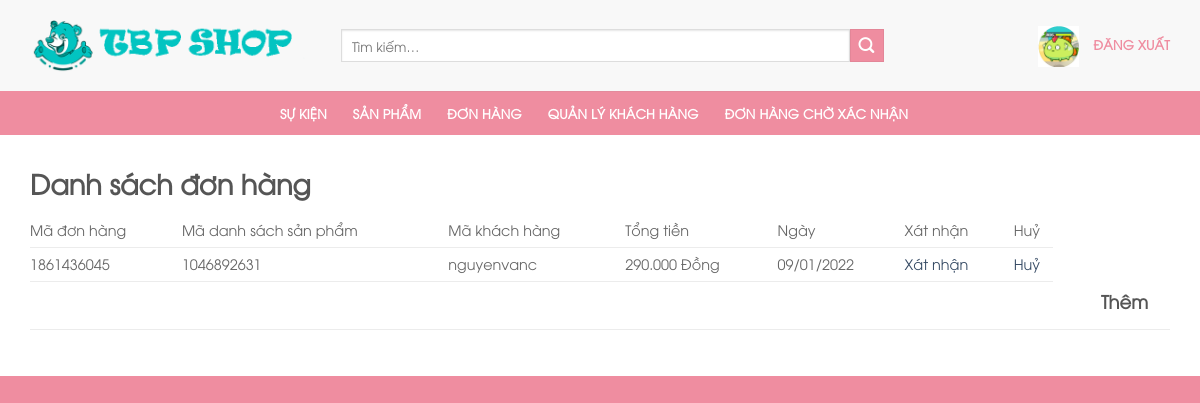
Screenshot of /donhang.php with the database file from the repository.
### tables this page shows
CREATE TABLE `order` (
  `ID_Order` varchar(100) NOT NULL,
  `ID_Product_list` varchar(100) NOT NULL,
  `Customer_ID` varchar(100) NOT NULL,
  `Total` varchar(100) NOT NULL,
  `date` varchar(100) NOT NULL,
  `Status` varchar(100) NOT NULL
);

### order.php (called while the page is built, shortened)
<?php
class order {
     public function showall($conn) {
        $sql = "SELECT * FROM `order`";
        $result = $conn->query($sql);
        return $result;
    }
}

### donhang.php (the view, shortened to what this page needs)
<!DOCTYPE html>
<html lang="vi" class="loading-site no-js">
    <head>
        <link rel='stylesheet' id='wp-block-library-css'
              href='./includes/css/dist/block-library/style.min234e.css?ver=5.5.7' type='text/css' media='all' />
        <link rel='stylesheet' id='wc-block-vendors-style-css'
              href='./content/plugins/woocommerce/packages/woocommerce-blocks/build/vendors-style6b00.css?ver=3.4.0'
              type='text/css' media='all' />
        <link rel='stylesheet' id='wc-block-style-css'
              href='./content/plugins/woocommerce/packages/woocommerce-blocks/build/style6b00.css?ver=3.4.0'
              type='text/css' media='all' />
        <link rel='stylesheet' id='contact-form-7-css'
              href='./content/plugins/contact-form-7/includes/css/stylesde54.css?ver=5.3' type='text/css' media='all' />
        <link rel='stylesheet' id='wcva-shop-frontend-css'
              href='./content/plugins/woocommerce-colororimage-variation-select/css/shop-frontend234e.css?ver=5.5.7'
              type='text/css' media='all' />
        <link rel='stylesheet' id='dashicons-css' href='./includes/css/dashicons.min234e.css?ver=5.5.7' type='text/css'
              media='all' />
        <link rel='stylesheet' id='flatsome-ionicons-css'
              href='././maxcdn.bootstrapcdn.com/font-awesome/4.7.0/css/font-awesome.min234e.css?ver=5.5.7' type='text/css'
              media='all' />
        <link rel='stylesheet' id='flatsome-icons-css'
              href='./content/themes/flatsome/assets/css/fl-iconsae34.css?ver=3.12' type='text/css' media='all' />
        <link rel='stylesheet' id='flatsome-main-css'
              href='./content/themes/flatsome/assets/css/flatsomee56c.css?ver=3.12.2' type='text/css' media='all' />
        <link rel='stylesheet' id='flatsome-shop-css'
              href='./content/themes/flatsome/assets/css/flatsome-shope56c.css?ver=3.12.2' type='text/css' media='all' />
        <link rel='stylesheet' id='flatsome-style-css' href='./content/themes/web-khoi-nghiep/style6aec.css?ver=3.0'
              type='text/css' media='all' />
        <link rel="stylesheet" href="./admin/css/css.css">
    </head>
    <body
        class="archive post-type-archive post-type-archive-product theme-flatsome woocommerce woocommerce-page woocommerce-no-js lightbox nav-dropdown-has-arrow">
        <div id="wrapper">
            <header id="header" class="header has-sticky sticky-jump">
                <div class="header-wrapper">
                    <div id="masthead" class="header-main hide-for-sticky">
                        <div class="header-inner flex-row container logo-left medium-logo-center" role="navigation">
                            <div id="logo" class="flex-col logo">
                                <a href="admin.php" title="Gấu bông siêu đẹp - Một trang web mới của TPBSHOP"
                                   rel="home">
                                    <img width="281" height="91" src="./content/uploads/2020/10/logoshop.png"
                                         class="header_logo header-logo" alt="Gấu bông siêu đẹp" /><img width="281"
                                         alt="Gấu bông siêu đẹp" /></a>
                            </div>
                            <div class="flex-col hide-for-medium flex-left flex-grow">
                                <ul class="header-nav header-nav-main nav nav-left  nav-uppercase">
                                    <li class="header-search-form search-form html relative has-icon">
                                        <div class="header-search-form-wrapper">
                                            <div class="searchform-wrapper ux-search-box relative is-normal">
                                                <form role="search" method="get" class="searchform"
                                                      action="#">
                                                    <div class="flex-row relative">
                                                        <div class="flex-col flex-grow">
                                                            <input type="search" id="woocommerce-product-search-field-0"
                                                                   class="search-field mb-0" placeholder="Tìm kiếm&hellip;"
                                                                   value="" name="s" />
                                                        </div>
                                                        <div class="flex-col">
                                                            <button type="submit" value="Tìm kiếm"
                                                                    class="ux-search-submit submit-button secondary button icon mb-0">
                                                                <i class="icon-search"></i> </button>
                                                        </div>
                                                    </div>
                                                </form>
                                            </div>
                                        </div>
                                    </li>
                                </ul>
                            </div>
                            <div class="flex-col hide-for-medium flex-right">
                                <ul class="header-nav header-nav-main nav nav-right  nav-uppercase">
                                    <li id="dangxuat" style="display: block;" title="ADMIN">
                                        <img src="admin/images/avata.png" alt="" srcset="" id="avatar">
                                        <a href="./Dangnhap.php">
                                            <span id="Đăng xuất">
                                                Đăng Xuất
                                            </span>
                                        </a>
                                    </li>
                                </ul>
                            </div>
                        </div>
                        <div class="container">
                            <div class="top-divider full-width"></div>
                        </div>
                    </div>
                    <div id="wide-nav" class="header-bottom wide-nav nav-dark flex-has-center hide-for-medium">
                        <div class="flex-row container">
                            <div class="flex-col hide-for-medium flex-center">
                                <ul class="nav header-nav header-bottom-nav nav-center  nav-spacing-xlarge nav-uppercase">
                                    <li id="menu-item-50"
                                        class="menu-item menu-item-type-post_type menu-item-object-page menu-item-home menu-item-50">
                                        <a href="admin.php" class="nav-top-link">Sự kiện</a></li>
                                    <li id="menu-item-583"
                                        class="menu-item menu-item-type-taxonomy menu-item-object-product_cat menu-item-583">
                                        <a href="manageproduct.php" class="nav-top-link">Sản Phẩm</a></li>
                                    <li id="menu-item-584"
                                        class="menu-item menu-item-type-taxonomy menu-item-object-product_cat menu-item-584">
                                        <a href="donhang_xatnhan.php" class="nav-top-link">Đơn hàng</a></li>
                                    <li id="menu-item-585"
                                        class="menu-item menu-item-type-taxonomy menu-item-object-product_cat menu-item-585">
                                        <a href="managecustomer.php" class="nav-top-link">Quản lý khách hàng</a>
                                    </li>
                                    <li id="menu-item-586"
                                        class="menu-item menu-item-type-taxonomy menu-item-object-product_cat menu-item-586">
                                        <a href="donhang.php" class="nav-top-link">Đơn hàng chờ Xác nhận</a></li>
                                </ul>
                            </div>
                        </div>
                    </div>
                    <div class="header-bg-container fill">
                        <div class="header-bg-image fill"></div>
                        <div class="header-bg-color fill"></div>
                    </div>
                </div>
            </header>
            <main id="main" class="">
                <div class="row category-page-row">
                    <div class="col large-12">
                        <div class="shop-container">
                            <div class="woocommerce-notices-wrapper">
                                <div class="container_center">
                                    <div class="container_center_header">
                                        <H1>Danh sách đơn hàng</H1>
                                    </div>
                                    <div class="container_center_body">
                                        <table>
                                            <tr class="head_table">
                                                <td>Mã đơn hàng</td>
                                                <td>Mã danh sách sản phẩm</td>
                                                <td>Mã khách hàng</td>
                                                <td>Tổng tiền</td>
                                                <td>Ngày</td>
                                                <td>Xát nhận</td>
                                                <td>Huỷ</td>
                                            </tr>
                                            <?php
                                             if (!function_exists('currency_format')) {
                                                function currency_format($number, $suffix = ' Đồng') {
                                                    if (!empty($number)) {
                                                        return number_format($number, 0, ',', '.') . "{$suffix}";
                                                    }
                                                }
                                            }
                                            require_once './order.php';
                                            require_once './Connett.php';
                                            $call = new order("", "", "", "", "", "");
                                            $result = $call->showall($conn);
                                            while ($row = $result->fetch_assoc()) {
                                                if ($row['Status'] == "ready") {
                                                    ?>
                                                    <tr>
                                                        <td><?php echo $row['ID_Order']; ?></td>
                                                        <td><?php echo $row['ID_Product_list']; ?></td>
                                                        <td><?php echo $row['Customer_ID']; ?></td>
                                                        <td><?php echo currency_format($row['Total']); ?></td>
                                                        <td><?php echo $row['date']; ?></td>
                                                        <td><a href="donhang.php?xatnhan=<?php echo $row['ID_Order']; ?>">Xát nhận</a></td>
                                                        <td><a href="donhang.php?huy=<?php echo $row['ID_Order']; ?>">Huỷ</a></td>
                                                    </tr>
                                                    <?php
                                                }
                                            }
                                            ?>
                                            <tr>
                                                <td></td>
                                                <td></td>
                                                <td></td>
                                                <td></td>
                                                <td></td>
                                                <td></td>
                                                <td></td>
                                                <td></td>
                                                <td></td>
                                                <td><a href="addproduct.php"><h3>Thêm</h3></a></td>
                                            </tr>
                                        </table>
                                    </div>
                                </div>
                            </div>
                        </div>
                    </div>
            </main>
        </div>
    </body>
</html>

### rows the page displays
order: ID_Order "1861436045", ID_Product_list "1046892631", Customer_ID "nguyenvanc", Total "290.000 Đồng", date "09/01/2022"
